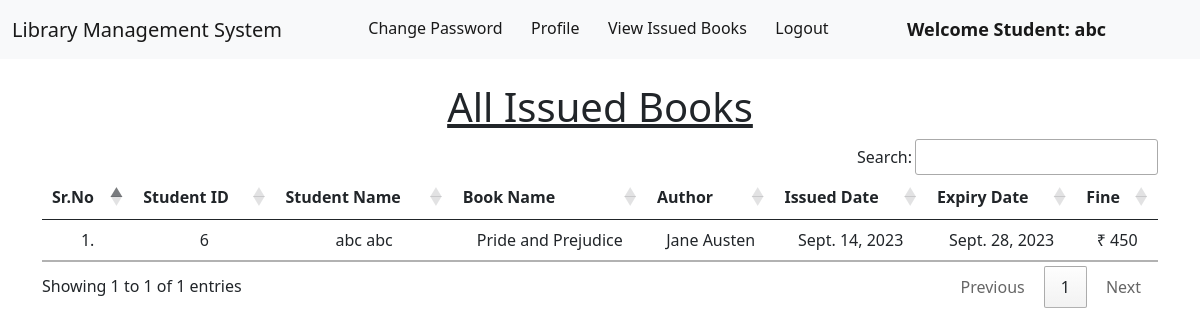
Page /student_issued_books/ (signed in) on the committed database.
### library/models.py (models this page shows, shortened)
class Book(models.Model):
    name = models.CharField(max_length=200)
    author = models.CharField(max_length=200)
    isbn = models.PositiveIntegerField()
    category = models.CharField(max_length=50)

class IssuedBook(models.Model):
    student_id = models.CharField(max_length=100, blank=True)
    isbn = models.CharField(max_length=13)
    issued_date = models.DateField(default=datetime.today)
    expiry_date = models.DateField(default=expiry)

### library/views.py (the view)
# urls.py: path("student_issued_books/", views.student_issued_books, name="student_issued_books"),
@login_required(login_url = '/student_login')
def student_issued_books(request):
    student = Student.objects.filter(user_id=request.user.id)
    issuedBooks = IssuedBook.objects.filter(student_id=student[0].user_id)
    li1 = []
    li2 = []
    for i in issuedBooks:
        books = Book.objects.filter(isbn=i.isbn)
        for book in books:
            t=(request.user.id, request.user.get_full_name, book.name,book.author)
            li1.append(t)
        days = (date.today()-i.issued_date)
        d = days.days
        fine = 0
        if d>15:
            day=d-14
            fine=day*5
        t=(issuedBooks[0].issued_date, issuedBooks[0].expiry_date, fine)
        li2.append(t)
    return render(request,'student_issued_books.html',{'li1':li1, 'li2':li2})

### library/templates/student_issued_books.html (shortened to what this page needs)
{% extends 'student_navbar.html' %}
{% load static %}
{% block body %}
<div class="container mt-4">
    <h1 class="text-center"><u>All Issued Books</u></h1>
    <table class="table table-hover" id="example">
        <thead>
            <tr class="text-center">
                <th>Sr.No</th>
                <th>Student ID</th>
                <th>Student Name</th>
                <th>Book Name</th>
                <th>Author</th>
                <th>Issued Date</th>
                <th>Expiry Date</th>
                <th>Fine</th>
            </tr>
        </thead>
        <tbody>
            {% for i in li1 %}
            <tr class="text-center">
                <td>{{forloop.counter}}.</td>
                <td>{{i.0}}</td>
                <td>{{i.1}}</td>
                <td>{{i.2}}</td>
                <td>{{i.3}}</td>
                {% endfor %}
                {% for i in li2 %}
                <td>{{i.0}}</td>
                <td>{{i.1}}</td>
                <td>₹ {{i.2}}</td>
            </tr>
            {% endfor %}
        </tbody>
    </table>
    </div>
{% endblock %}

### library/templates/student_navbar.html (shortened to what this page needs)
<!doctype html>
<html lang="en">
  <head>
    <link href="https://cdn.jsdelivr.net/npm/bootstrap@5.1.0/dist/css/bootstrap.min.css" rel="stylesheet">
    <link rel="stylesheet" href="https://cdn.datatables.net/1.10.25/css/jquery.dataTables.min.css">
    <link rel="stylesheet" href="https://cdn.datatables.net/buttons/1.7.1/css/buttons.dataTables.min.css">
  </head>
  <body>
    <nav class="navbar navbar-expand-lg navbar-light bg-light sticky-top">
        <div class="container-fluid">
          <a class="navbar-brand" href="#"> Library Management System</a>
          <div class="collapse navbar-collapse" id="navbarSupportedContent">
            <ul class="navbar-nav me-auto mb-2 mb-lg-0">
              <li class="nav-item">
                <a class="nav-link active" aria-current="page" href="/change_password/">Change Password</a>
              </li>
              <li class="nav-item">
                <a class="nav-link active" aria-current="page" href="/profile/">Profile</a>
              </li>
              <li class="nav-item">
                <a class="nav-link active" aria-current="page" href="/student_issued_books/">View Issued Books</a>
              </li>
              <li class="nav-item">
                <a class="nav-link active" aria-current="page" href="/logout/">Logout</a>
              </li>
              <li class="nav-item">
                <a style="font-weight:600; font-family:'Segoe UI', Tahoma, Geneva, Verdana, sans-serif; font-size: large;" class="nav-link active" href="#">Welcome Student: {{request.user}}</a>
              </li>
            </ul>
          </div>
        </div>
      </nav>
      {% block body %}
      {% endblock %}
  </body>
</html>

### rows in the picture
Book: name "Pride and Prejudice", author "Jane Austen"
IssuedBook: issued_date "Sept. 14, 2023", expiry_date "Sept. 28, 2023"

### other values in the picture
{{ request.user }} "abc"
{{ i.0 }} "6"
{{ i.1 }} "abc abc"
{{ i.2 }} "450"
